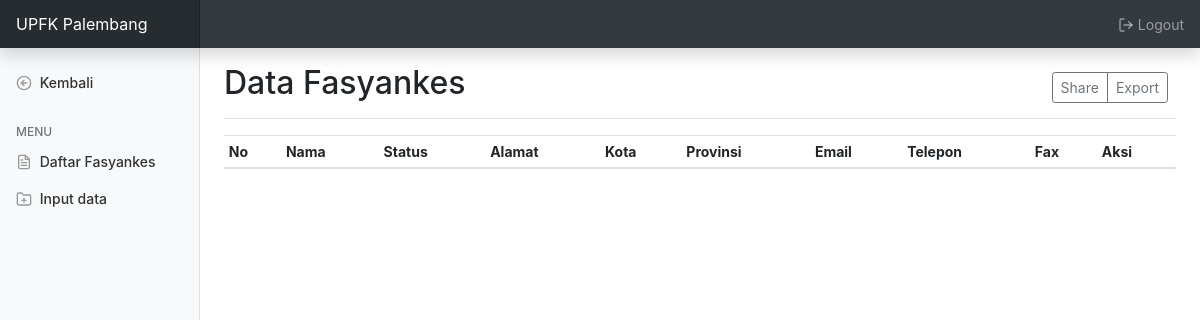
Before: /fasyankes (signed in) with the older database file.
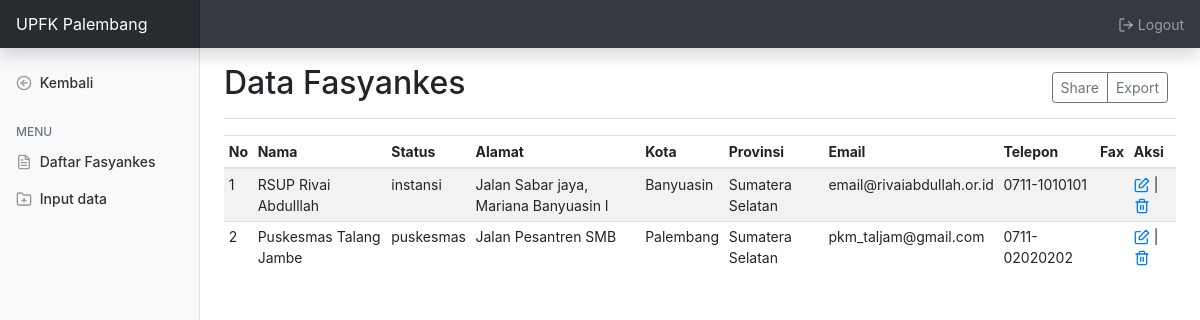
After: the same page with the newer database file.
### aplikasi/models.py (models this page shows, shortened)
class Fasyankes(db.Model):
    id = db.Column(db.Integer, primary_key=True)
    nama = db.Column(db.String(100), nullable=False)
    status = db.Column(db.String(50), nullable=False)
    alamat = db.Column(db.String(125), nullable=False)
    kota = db.Column(db.String(25), nullable=False)
    provinsi = db.Column(db.String(25))
    email = db.Column(db.String(30))
    telepon = db.Column(db.String(45))
    fax = db.Column(db.String(30))

### aplikasi/fasyankes/routes.py (the view)
@mod.route('/fasyankes')
def index():
    if 'username' in session:
        data = {'title':'Fasyankes',
            'header':'Data Fasyankes',
            'fasyankes': Fasyankes.query.all()}
        return render_template('fasyankes/index.html', data=data)
    return redirect(url_for('user.login'))

### aplikasi/templates/fasyankes/index.html (shortened to what this page needs)
{% extends 'fasyankes/base.html' %}
{% block content %}
<main role="main" class="col-md-9 ml-sm-auto col-lg-10 px-md-4">
<div class="d-flex justify-content-between flex-wrap flex-md-nowrap align-items-center pt-3 pb-2 mb-3 border-bottom">
    <h1 class="h2">{{ data.header }}</h1>
    <div class="btn-toolbar mb-2 mb-md-0">
      <div class="btn-group mr-2">
        <button type="button" class="btn btn-sm btn-outline-secondary">Share</button>
        <button type="button" class="btn btn-sm btn-outline-secondary">Export</button>
      </div>
    </div>
  </div>
  <div class="table-responsive">
    <table id="working" class="table table-striped table-sm">
      <thead>
        <tr>
          <th>No</th>
          <th>Nama</th>
          <th>Status</th>
          <th>Alamat</th>
          <th>Kota</th>
          <th>Provinsi</th>
          <th>Email</th>
          <th>Telepon</th>
          <th>Fax</th>
          <th>Aksi</th>
        </tr>
      </thead>
      <tbody>
        {% for d in data.fasyankes %}
        <tr>
          <td>{{ loop.index }}</td>
          <td>{{ d.nama }}</td>
          <td>{{ d.status }}</td>
          <td>{{ d.alamat }}</td>
          <td>{{ d.kota }}</td>
          <td>{{ d.provinsi }}</td>
          <td>{{ d.email }}</td>
          <td>{{ d.telepon }}</td>
          <td>{{ d.fax }}</td>
          <td><a href="{{ url_for('fasyankes.edit',id=d.id) }}" title="Edit"><span data-feather="edit"></span></a> | <a href="" data-toggle="modal" data-target="#hapus{{ d.id }}" title="Hapus"><span data-feather="trash-2"></span></a></td>
        </tr>
        {% endfor %}
      </tbody>
    </table>
  </div>
</main>
{% endblock %}

### aplikasi/templates/fasyankes/base.html (shortened to what this page needs)
<!doctype html>
<html lang="en">
  <head>
    <link href="{{ url_for('static', filename='/dist/css/bootstrap.min.css') }}" rel="stylesheet">
    <link href="{{ url_for('static', filename='/dataTables/dataTables.bootstrap4.min.css') }}" rel="stylesheet">
    <link href="{{ url_for('static', filename='dashboard.css') }}" rel="stylesheet">
  </head>
  <body>
    <nav class="navbar navbar-dark sticky-top bg-dark flex-md-nowrap p-0 shadow">
  <a class="navbar-brand col-md-3 col-lg-2 mr-0 px-3" href="#">UPFK Palembang</a>
  <ul class="navbar-nav px-3">
    <li class="nav-item text-nowrap">
      <a class="nav-link" href="{{ url_for('user.logout') }}"><span data-feather="log-out"></span> Logout</a>
    </li>
  </ul>
</nav>
<div class="container-fluid">
  <div class="row">
    <nav id="sidebarMenu" class="col-md-3 col-lg-2 d-md-block bg-light sidebar collapse">
      <div class="sidebar-sticky pt-3">
        <ul class="nav flex-column">
          <li class="nav-item">
            <a class="nav-link" href="{{ url_for('main.dashboard') }}">
              <span data-feather="arrow-left-circle"></span>
              Kembali
            </a>
          </li>
        </ul>
        <h6 class="sidebar-heading d-flex justify-content-between align-items-center px-3 mt-4 mb-1 text-muted">
          <span>Menu</span>
        </h6>
        <ul class="nav flex-column">
          <li class="nav-item">
            <a class="nav-link" href="{{ url_for('fasyankes.index') }}">
              <span data-feather="file-text"></span>
              Daftar Fasyankes
            </a>
          </li>
          <li class="nav-item">
            <a class="nav-link" href="{{ url_for('fasyankes.input') }}">
              <span data-feather="folder-plus"></span>
              Input data
            </a>
          </li>
        </ul>
      </div>
    </nav>
    {% block content %}
    {% endblock %}
  </div>
</div>
  </body>
</html>

### aplikasi/static/dashboard.css (style rules this page uses)
body { font-size: .875rem; }
.feather { width: 16px; height: 16px; vertical-align: text-bottom; }
.sidebar { position: fixed; top: 0; bottom: 0; left: 0; z-index: 100; padding: 48px 0 0; box-shadow: inset -1px 0 0 rgba(0, 0, 0, .1); }
.sidebar-sticky { position: relative; top: 0; height: calc(100vh - 48px); padding-top: .5rem; overflow-x: hidden; overflow-y: auto; }
.sidebar .nav-link { font-weight: 500; color: #333; }
.sidebar .nav-link .feather { margin-right: 4px; color: #999; }
.sidebar-heading { font-size: .75rem; text-transform: uppercase; }
.navbar-brand { padding-top: .75rem; padding-bottom: .75rem; font-size: 1rem; background-color: rgba(0, 0, 0, .25); box-shadow: inset -1px 0 0 rgba(0, 0, 0, .25); }

Changed rows visible on the page:
added Fasyankes: nama "RSUP Rivai Abdulllah", status "instansi", alamat "Jalan Sabar jaya, Mariana Banyuasin I", kota "Banyuasin", provinsi "Sumatera Selatan", email "email@rivaiabdullah.or.id", telepon "0711-1010101"
added Fasyankes: nama "Puskesmas Talang Jambe", status "puskesmas", alamat "Jalan Pesantren SMB", kota "Palembang", provinsi "Sumatera Selatan", email "pkm_taljam@gmail.com", telepon "0711-02020202"
